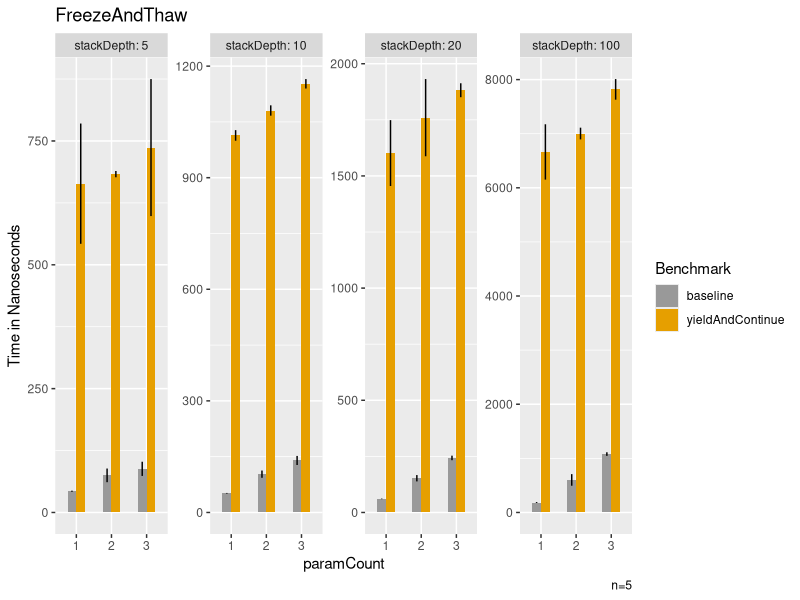
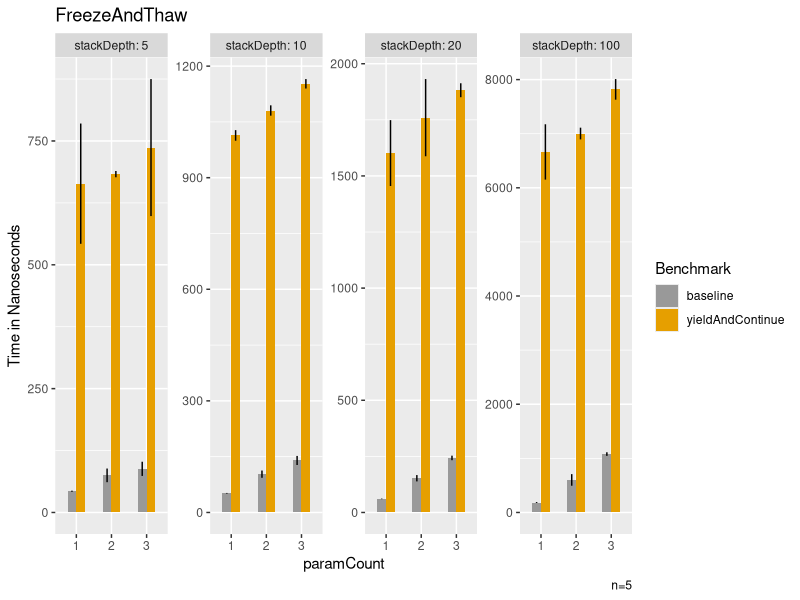

Reproduce these figures in R, in order.
library(ggplot2)
library(plyr)

setwd(dirname(rstudioapi::getActiveDocumentContext()$path))

cbp1 <- c("#999999", "#E69F00", "#56B4E9", "#009E73",
          "#F0E442", "#0072B2", "#D55E00", "#CC79A7")

data <- read.csv("./JMH/CSV/jmh-result.csv")

data <- subset(data,data$Benchmark == "org.openjdk.benchmarks.cont.FreezeAndThaw.baseline" | data$Benchmark == "org.openjdk.benchmarks.cont.FreezeAndThaw.yieldAndContinue")
data <- rename(data,c("Param..stackDepth"="stackDepth"))



g <- ggplot(data, aes(y=Score,x=Param..paramCount,fill=Benchmark)) + 
  geom_bar(stat="identity", width=.5, position = "dodge")  +
  geom_errorbar(aes(ymin=Score-Score.Error..99.9.., ymax=Score+Score.Error..99.9..), width=0,size=0.5,
                position=position_dodge(.5)) + 
  scale_x_discrete(limits=c("1","2","3"))


g <- g + facet_wrap(vars(stackDepth), labeller = "label_both", scales = "free",ncol=4)

g <- g +
  labs(
    title = "FreezeAndThaw",
    x = "paramCount",
    y = "Time in Nanoseconds",
    caption = "n=5")  +
  scale_fill_manual(labels=c("baseline","yieldAndContinue"),values = cbp1)

print(g)

ggsave(plot=g,"./JMH/Plots/FreezeAndThaw.png",width=8.17,height=3)
